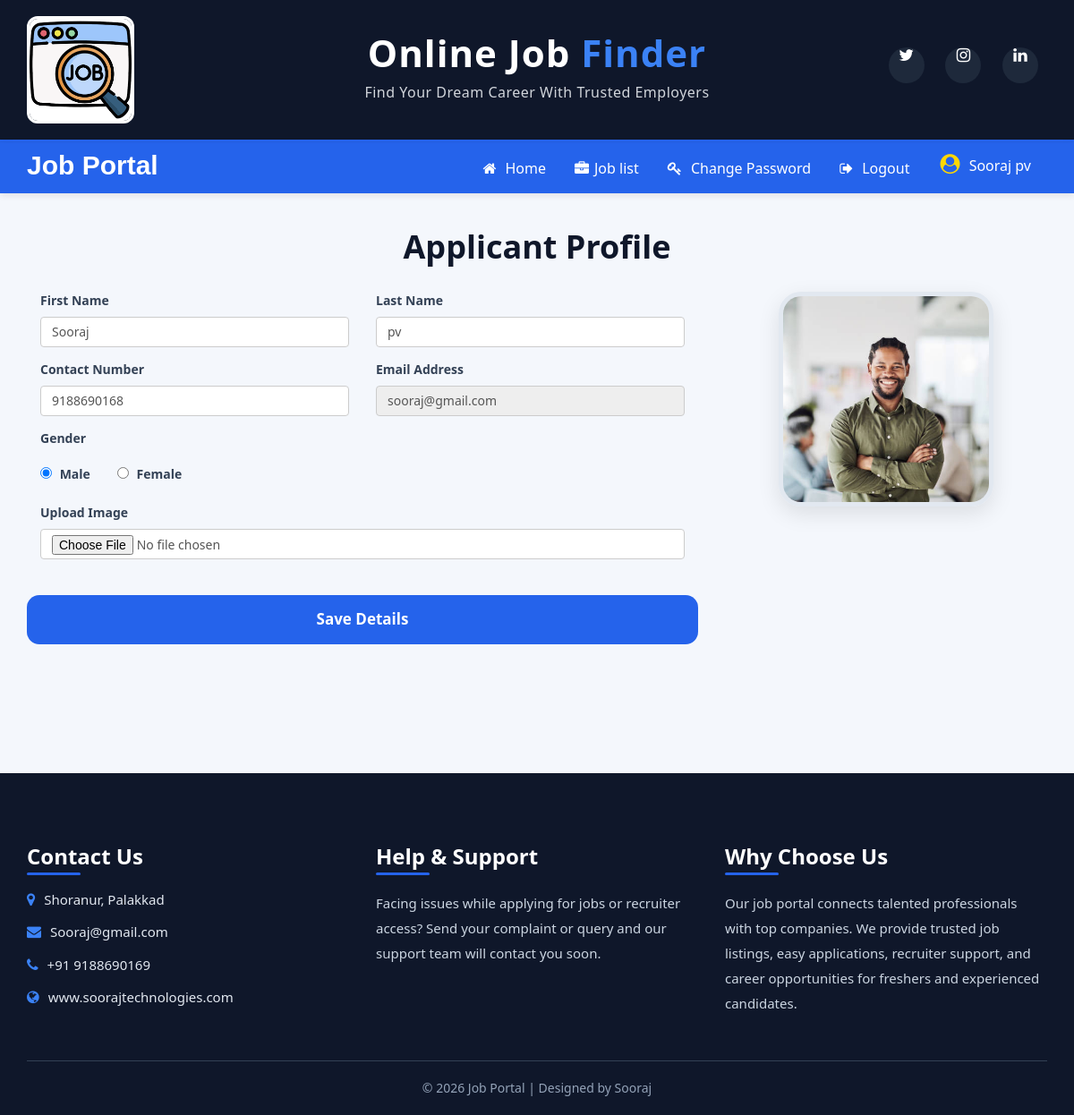
The page /user_home (signed in) on the database its author committed.
### job/models.py (models this page shows, shortened)
class ApplicantUser(models.Model):
    user=models.ForeignKey(User, on_delete=models.CASCADE)
    phone=models.IntegerField(null=True)
    image=models.FileField(null=True)
    gender=models.CharField(max_length=10,null=True)
    type=models.CharField(max_length=10,null=True)

### job/views.py (the view, shortened to what this page needs)
# urls.py: path('user_home',views.user_home,name='user_home'),
def user_home(request):
    if not request.user.is_authenticated:
        return redirect('user_login')
    user = request.user
    applicant = ApplicantUser.objects.get(user=user)
    error = ""
    context = {'applicant': applicant, 'error': error}
    return render(request, 'user_home.html',context)

### job/templates/user_home.html (shortened to what this page needs)
{% load static %}
<link rel="stylesheet" href="{% static 'css/userhome.css' %}">
{% block body %}
{% include 'user_navigation.html' %}
<section class="profile-section">
    <div class="container">
        <div class="profile-box">
            <div class="profile-heading text-center">
                <h2>Applicant Profile</h2>
            </div>
            <div class="row align-items-center">
                <div class="col-md-8">
                    <form method="POST" enctype="multipart/form-data">
                        <div class="form-row">
                            <div class="form-group col-md-6">
                                <label>First Name</label>
                                <input type="text" class="form-control" name="first_name" value="{{applicant.user.first_name}}" required>
                            </div>
                            <div class="form-group col-md-6">
                                <label>Last Name</label>
                                <input type="text" class="form-control" name="last_name" value="{{applicant.user.last_name}}" required>
                            </div>
                        </div>
                        <div class="form-row">
                            <div class="form-group col-md-6">
                                <label>Contact Number</label>
                                <input type="text" class="form-control" name="contact" value="{{applicant.phone}}" required>
                            </div>
                            <div class="form-group col-md-6">
                                <label>Email Address</label>
                                <input type="email" class="form-control" name="email" value="{{applicant.user.email}}" readonly required>
                            </div>
                        </div>
<div class="form-group col-md-12">
    <label>Gender</label>
    <div class="gender-box">
        <div>
            <input type="radio" id="male" name="gender" value="Male"
                   {% if applicant.gender|lower == "male" %}checked{% endif %}>
            <label for="male">Male</label>
        </div>
        <div>
            <input type="radio" id="female" name="gender" value="Female"
                   {% if applicant.gender|lower == "female" %}checked{% endif %}>
            <label for="female">Female</label>
        </div>
    </div>
</div>
                        <div class="form-row">
                            <div class="form-group col-md-12">
                                <label>Upload Image</label>
                                <input type="file" class="form-control" name="image" accept="image/*">
                            </div>
                        </div>
                        <input type="submit" class="signup-btn" value="Save Details">
                    </form>
                </div>
                <div class="col-md-4">
                      <div class="profile-image">
                          {%if applicant.image %}
                          <img src="{{ applicant.image.url }}" width="220px" height="220px">
                          {%endif%}
                      </div>
                </div>
            </div>
        </div>
    </div>
</section>
{% include 'footer.html' %}
{% endblock %}

### job/templates/user_navigation.html (shortened to what this page needs)
<!DOCTYPE html>
<html lang="en">
<head>
    {% load static %}
    <link rel="stylesheet"
          href="https://maxcdn.bootstrapcdn.com/bootstrap/3.4.1/css/bootstrap.min.css">
    <link rel="stylesheet"
          href="https://cdnjs.cloudflare.com/ajax/libs/font-awesome/4.7.0/css/font-awesome.min.css">
</head>
<body>
<div class="container-fluid top-header">
    <div class="container">
        <div class="row">
            <div class="col-sm-3 logo-section">
                <img src="{% static 'images/job1.jpg' %}"
                     alt="logo"
                     class="img-responsive logo-img">
            </div>
            <div class="col-sm-6 text-center">
                <div class="brand-title">
                    <h1>
                        <span class="red-text">Online Job</span>
                        <span class="blue-text"> Finder</span>
                    </h1>
                    <p>
                        Find Your Dream Career With Trusted Employers
                    </p>
                </div>
            </div>
            <div class="col-sm-3">
                <div class="social-icons">
                    <a href="#">
                        <i class="fa fa-twitter"></i>
                    </a>
                    <a href="#">
                        <i class="fa fa-instagram"></i>
                    </a>
                    <a href="#">
                        <i class="fa fa-linkedin"></i>
                    </a>
                </div>
            </div>
        </div>
    </div>
</div>
<nav class="navbar custom-navbar">
    <div class="container">
        <div class="navbar-header">
            <a class="navbar-brand" href="#">
                Job Portal
            </a>
        </div>
        <div class="collapse navbar-collapse" id="jobNavbar">
            <ul class="nav navbar-nav navbar-right">
                <li>
                    <a href="{% url 'user_home' %}">
                        <i class="fa fa-home"></i> Home
                    </a>
                </li>
                <li>
                    <a href="{% url 'userjobs' %}">
                        <i class="fa fa-briefcase"></i>Job list
                    </a>
                </li>
                <li>
                    <a href="{% url 'applicantchange_password' %}">
                        <i class="fa fa-key"></i> Change Password
                    </a>
                </li>
                <li>
                    <a href="{% url 'Logout' %}">
                        <i class="fa fa-sign-out"></i> Logout
                    </a>
                </li>
<li class="user-profile">
    <a href="#">
        <i class="fa fa-user-circle user-icon"></i>
        <span>
            {{request.user.first_name}} {{request.user.last_name}}
        </span>
    </a>
</li>
            </ul>
        </div>
    </div>
</nav>
</body>
</html>

### job/static/css/userhome.css (style rules this page uses)
body { background:#f4f7fc; font-family:'Segoe UI',sans-serif; }
.profile-section { padding:60px 0; }
.profile-heading h2 { font-size:36px; font-weight:700; color:#0f172a; margin-bottom:30px; margin-top:-20px; }
.form-group label { font-weight:600; color:#334155; margin-bottom:8px; }
.form-control { height:52px; border-radius:14px; border:1px solid #dbe1e8; padding-left:15px; font-size:15px; transition:0.3s; box-shadow:none !important; }
.gender-box { display:flex; gap:30px; margin-top:10px; }
.gender-box label { margin-left:5px; }
.signup-btn { width:100%; height:55px; border:none; border-radius:14px; background:#2563eb; color:white; font-size:17px; font-weight:600; margin-top:25px; transition:0.3s; }
.profile-image { text-align:center; }
.profile-image img { width:240px; height:240px; object-fit:cover; border-radius:25px; border:5px solid #e2e8f0; box-shadow:0 8px 25px rgba(0,0,0,0.1); }

### job/static/css/footer.css (style rules this page uses)
.social-icons a { display:inline-block; width:40px; height:40px; line-height:40px; text-align:center; background:#1e293b; color:white; border-radius:50%; margin-right:10px; transition:0.3s; }

### job/templates/user_navigation.html (style rules this page uses)
body { margin:0; padding:0; font-family:'Segoe UI', Tahoma, Geneva, Verdana, sans-serif; background:#f4f7fc; }
.top-header { background:#0F172A; padding:18px 0; border-bottom:4px solid #2563EB; box-shadow:0 3px 10px rgba(0,0,0,0.15); }
.logo-img { width:120px; height:120px; border-radius:12px; object-fit:cover; border:3px solid white; }
.brand-title { margin-top:18px; }
.brand-title h1 { font-size:42px; font-weight:700; margin:0; letter-spacing:1px; }
.red-text { color:white; }
.blue-text { color:#3B82F6; }
.brand-title p { color:#d1d5db; margin-top:10px; font-size:16px; letter-spacing:0.5px; }
.social-icons { text-align:right; margin-top:35px; }
.social-icons a { display:inline-flex; justify-content:center; align-items:center; width:42px; height:42px; border-radius:50%; background:white; color:#0F172A; margin-left:10px; text-decoration:none; font-size:18px; transition:0.3s; }
.custom-navbar { background:#2563EB; border:none; border-radius:0; margin-bottom:0; box-shadow:0 2px 8px rgba(0,0,0,0.1); }
.navbar-brand { color:white !important; font-size:30px; font-weight:bold; padding-top:15px; font-family:'Trebuchet MS', sans-serif; }
.navbar-nav { float:right; }
.navbar-nav li a { color:white !important; font-size:16px; font-weight:500; padding:18px 16px; transition:0.3s; }
.navbar-nav li a i { margin-right:6px; }
.user-profile a { display:flex; align-items:center; gap:8px; color:white !important; font-weight:600; font-size:15px; padding:12px 18px !important; border-radius:30px; transition:0.3s ease; }
.user-icon { font-size:22px; color:#FFD700; }

### rows shown on the page
ApplicantUser: first_name "Sooraj", last_name "pv", contact "9188690168", email "sooraj@gmail.com", gender "☑ Male", gender "☐ Female", image (picture)

### other values the page prints
{{ request.user.first_name }} "Sooraj"
{{ request.user.last_name }} "pv"
